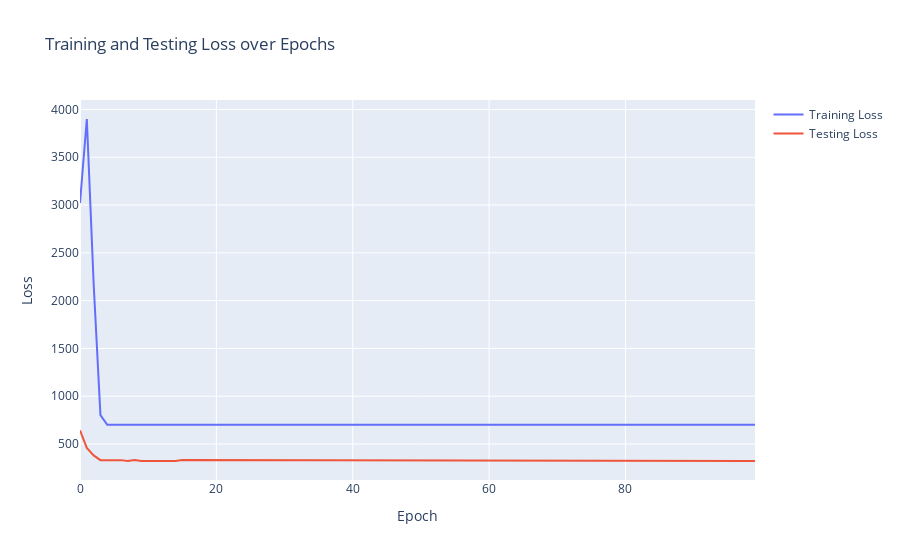

Notebook code cell kept with this figure:
### Code cell
import plotly.graph_objs as go
from plotly.offline import iplot

# Create traces
trace0 = go.Scatter(
    x = list(range(100)),
    y = overall_training_loss,
    mode = 'lines',
    name = 'Training Loss'
)

trace1 = go.Scatter(
    x = list(range(100)),
    y = overall_testing_loss,
    mode = 'lines',
    name = 'Testing Loss'
)

data = [trace0, trace1]

# Edit the layout
layout = dict(title = 'Training and Testing Loss over Epochs',
              xaxis = dict(title = 'Epoch'),
              yaxis = dict(title = 'Loss'),
)

fig = go.Figure(data=data, layout=layout)
iplot(fig, filename='line-mode')
